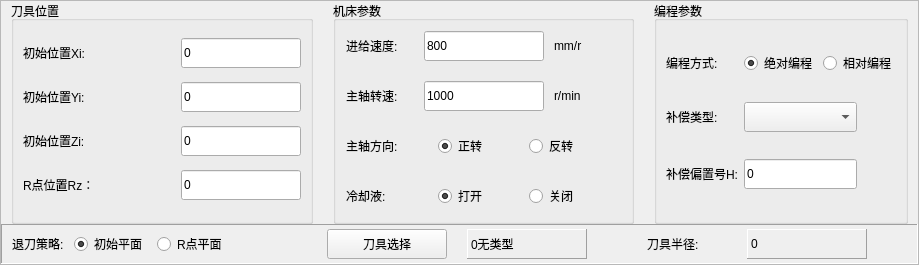
        <widget class="QFrame" name="frame_2">
         <property name="frameShape">
          <enum>QFrame::StyledPanel</enum>
         </property>
         <property name="frameShadow">
          <enum>QFrame::Raised</enum>
         </property>
         <layout class="QVBoxLayout" name="verticalLayout_4">
          <property name="spacing">
           <number>0</number>
          </property>
          <property name="leftMargin">
           <number>0</number>
          </property>
          <property name="topMargin">
           <number>0</number>
          </property>
          <property name="rightMargin">
           <number>0</number>
          </property>
          <property name="bottomMargin">
           <number>0</number>
          </property>
          <item>
           <layout class="QHBoxLayout" name="horizontalLayout_11">
            <property name="spacing">
             <number>20</number>
            </property>
            <property name="leftMargin">
             <number>10</number>
            </property>
            <property name="rightMargin">
             <number>10</number>
            </property>
            <item>
             <widget class="QGroupBox" name="groupBox">
              <property name="title">
               <string>刀具位置</string>
              </property>
              <layout class="QGridLayout" name="gridLayout">
               <item row="0" column="0">
                <widget class="QLabel" name="label_8">
                 <property name="text">
                  <string>初始位置Xi:</string>
                 </property>
                </widget>
               </item>
               <item row="0" column="1">
                <widget class="QLineEdit" name="initialPosionXi">
                 <property name="minimumSize">
                  <size>
                   <width>0</width>
                   <height>30</height>
                  </size>
                 </property>
                 <property name="maximumSize">
                  <size>
                   <width>120</width>
                   <height>16777215</height>
                  </size>
                 </property>
                 <property name="text">
                  <string>0</string>
                 </property>
                </widget>
               </item>
               <item row="1" column="0">
                <widget class="QLabel" name="label_10">
                 <property name="text">
                  <string>初始位置Yi:</string>
                 </property>
                </widget>
               </item>
               <item row="1" column="1">
                <widget class="QLineEdit" name="initialPosionYi">
                 <property name="minimumSize">
                  <size>
                   <width>0</width>
                   <height>30</height>
                  </size>
                 </property>
                 <property name="maximumSize">
                  <size>
                   <width>120</width>
                   <height>16777215</height>
                  </size>
                 </property>
                 <property name="text">
                  <string>0</string>
                 </property>
                </widget>
               </item>
               <item row="2" column="0">
                <widget class="QLabel" name="label_12">
                 <property name="text">
                  <string>初始位置Zi:</string>
                 </property>
                </widget>
               </item>
               <item row="2" column="1">
                <widget class="QLineEdit" name="initialPosionZi">
                 <property name="minimumSize">
                  <size>
                   <width>0</width>
                   <height>30</height>
                  </size>
                 </property>
                 <property name="maximumSize">
                  <size>
                   <width>120</width>
                   <height>16777215</height>
                  </size>
                 </property>
                 <property name="text">
                  <string>0</string>
                 </property>
                </widget>
               </item>
               <item row="3" column="0">
                <widget class="QLabel" name="label_14">
                 <property name="text">
                  <string>R点位置Rz：</string>
                 </property>
                </widget>
               </item>
               <item row="3" column="1">
                <widget class="QLineEdit" name="RPosionRz">
                 <property name="minimumSize">
                  <size>
                   <width>0</width>
                   <height>30</height>
                  </size>
                 </property>
                 <property name="maximumSize">
                  <size>
                   <width>120</width>
                   <height>16777215</height>
                  </size>
                 </property>
                 <property name="text">
                  <string>0</string>
                 </property>
                </widget>
               </item>
              </layout>
             </widget>
            </item>
            <item>
             <widget class="QGroupBox" name="groupBox_2">
              <property name="title">
               <string>机床参数</string>
              </property>
              <layout class="QGridLayout" name="gridLayout_2">
               <property name="leftMargin">
                <number>10</number>
               </property>
               <property name="topMargin">
                <number>10</number>
               </property>
               <property name="rightMargin">
                <number>10</number>
               </property>
               <property name="bottomMargin">
                <number>10</number>
               </property>
               <property name="horizontalSpacing">
                <number>10</number>
               </property>
               <property name="verticalSpacing">
                <number>20</number>
               </property>
               <item row="0" column="0">
                <widget class="QLabel" name="label_9">
                 <property name="text">
                  <string>进给速度:</string>
                 </property>
                </widget>
               </item>
               <item row="0" column="1">
                <widget class="QLineEdit" name="feedSpeed">
                 <property name="minimumSize">
                  <size>
                   <width>0</width>
                   <height>30</height>
                  </size>
                 </property>
                 <property name="maximumSize">
                  <size>
                   <width>120</width>
                   <height>16777215</height>
                  </size>
                 </property>
                 <property name="text">
                  <string>800</string>
                 </property>
                </widget>
               </item>
               <item row="0" column="2">
                <widget class="QLabel" name="label_15">
                 <property name="text">
                  <string>mm/r</string>
                 </property>
                </widget>
               </item>
               <item row="1" column="0">
                <widget class="QLabel" name="label_11">
                 <property name="text">
                  <string>主轴转速:</string>
                 </property>
                </widget>
               </item>
               <item row="1" column="1">
                <widget class="QLineEdit" name="mainAxisSpeed">
                 <property name="minimumSize">
                  <size>
                   <width>0</width>
                   <height>30</height>
                  </size>
                 </property>
                 <property name="maximumSize">
                  <size>
                   <width>120</width>
                   <height>16777215</height>
                  </size>
                 </property>
                 <property name="text">
                  <string>1000</string>
                 </property>
                </widget>
               </item>
               <item row="1" column="2">
                <widget class="QLabel" name="label_17">
                 <property name="text">
                  <string>r/min</string>
                 </property>
                </widget>
               </item>
               <item row="2" column="0" colspan="3">
                <widget class="QFrame" name="frame_3">
                 <property name="minimumSize">
                  <size>
                   <width>0</width>
                   <height>30</height>
                  </size>
                 </property>
                 <layout class="QHBoxLayout" name="horizontalLayout_6">
                  <property name="spacing">
                   <number>0</number>
                  </property>
                  <property name="leftMargin">
                   <number>0</number>
                  </property>
                  <property name="topMargin">
                   <number>0</number>
                  </property>
                  <property name="rightMargin">
                   <number>0</number>
                  </property>
                  <property name="bottomMargin">
                   <number>0</number>
                  </property>
                  <item>
                   <widget class="QLabel" name="label_13">
                    <property name="text">
                     <string>主轴方向:</string>
                    </property>
                   </widget>
                  </item>
                  <item>
                   <widget class="QRadioButton" name="mainAxisForwardDirect">
                    <property name="text">
                     <string>正转</string>
                    </property>
                    <property name="checked">
                     <bool>true</bool>
                    </property>
                    <property name="autoExclusive">
                     <bool>true</bool>
                    </property>
                   </widget>
                  </item>
                  <item>
                   <widget class="QRadioButton" name="mainAxisReverseDirect">
                    <property name="text">
                     <string>反转</string>
                    </property>
                    <property name="checked">
                     <bool>false</bool>
                    </property>
                   </widget>
                  </item>
                 </layout>
                </widget>
               </item>
               <item row="3" column="0" colspan="3">
                <widget class="QFrame" name="frame_4">
                 <property name="minimumSize">
                  <size>
                   <width>0</width>
                   <height>30</height>
                  </size>
                 </property>
                 <layout class="QHBoxLayout" name="horizontalLayout_7">
                  <property name="spacing">
                   <number>0</number>
                  </property>
                  <property name="leftMargin">
                   <number>0</number>
                  </property>
                  <property name="topMargin">
                   <number>0</number>
                  </property>
                  <property name="rightMargin">
                   <number>0</number>
                  </property>
                  <property name="bottomMargin">
                   <number>0</number>
                  </property>
                  <item>
                   <widget class="QLabel" name="label_18">
                    <property name="text">
                     <string>冷却液:</string>
                    </property>
                   </widget>
                  </item>
                  <item>
                   <widget class="QRadioButton" name="coolantOn">
                    <property name="text">
                     <string>打开</string>
                    </property>
                    <property name="checked">
                     <bool>true</bool>
                    </property>
                    <property name="autoExclusive">
                     <bool>true</bool>
                    </property>
                   </widget>
                  </item>
                  <item>
                   <widget class="QRadioButton" name="coolantOff">
                    <property name="text">
                     <string>关闭</string>
                    </property>
                    <property name="checked">
                     <bool>false</bool>
                    </property>
                   </widget>
                  </item>
                 </layout>
                </widget>
               </item>
              </layout>
             </widget>
            </item>
            <item>
             <widget class="QGroupBox" name="groupBox_3">
              <property name="title">
               <string>编程参数</string>
              </property>
              <layout class="QGridLayout" name="gridLayout_3">
               <item row="0" column="0">
                <widget class="QLabel" name="label_19">
                 <property name="text">
                  <string>编程方式:</string>
                 </property>
                </widget>
               </item>
               <item row="0" column="1">
                <widget class="QRadioButton" name="absoluteProgram">
                 <property name="text">
                  <string>绝对编程</string>
                 </property>
                 <property name="checked">
                  <bool>true</bool>
                 </property>
                </widget>
               </item>
               <item row="0" column="2" colspan="2">
                <widget class="QRadioButton" name="relativeProgram">
                 <property name="text">
                  <string>相对编程</string>
                 </property>
                </widget>
               </item>
               <item row="1" column="0">
                <widget class="QLabel" name="label_20">
                 <property name="text">
                  <string>补偿类型:</string>
                 </property>
                </widget>
               </item>
               <item row="1" column="1" colspan="2">
                <widget class="QComboBox" name="compensationType">
                 <property name="minimumSize">
                  <size>
                   <width>0</width>
                   <height>30</height>
                  </size>
                 </property>
                 <property name="maximumSize">
                  <size>
                   <width>120</width>
                   <height>16777215</height>
                  </size>
                 </property>
                </widget>
               </item>
               <item row="1" column="3">
                <widget class="QLabel" name="label_24">
                 <property name="text">
                  <string/>
                 </property>
                </widget>
               </item>
               <item row="2" column="0">
                <widget class="QLabel" name="label_21">
                 <property name="text">
                  <string>补偿偏置号H:</string>
                 </property>
                </widget>
               </item>
               <item row="2" column="1" colspan="2">
                <widget class="QLineEdit" name="compensationNo">
                 <property name="minimumSize">
                  <size>
                   <width>0</width>
                   <height>30</height>
                  </size>
                 </property>
                 <property name="maximumSize">
                  <size>
                   <width>120</width>
                   <height>16777215</height>
                  </size>
                 </property>
                 <property name="text">
                  <string>0</string>
                 </property>
                </widget>
               </item>
               <item row="2" column="3">
                <widget class="QLabel" name="label_23">
                 <property name="text">
                  <string/>
                 </property>
                </widget>
               </item>
              </layout>
             </widget>
            </item>
           </layout>
          </item>
          <item>
           <widget class="QFrame" name="toolFrame">
            <property name="minimumSize">
             <size>
              <width>0</width>
              <height>40</height>
             </size>
            </property>
            <property name="frameShape">
             <enum>QFrame::Panel</enum>
            </property>
            <property name="frameShadow">
             <enum>QFrame::Sunken</enum>
            </property>
            <layout class="QHBoxLayout" name="horizontalLayout_10">
             <property name="spacing">
              <number>100</number>
             </property>
             <property name="leftMargin">
              <number>10</number>
             </property>
             <property name="topMargin">
              <number>0</number>
             </property>
             <property name="rightMargin">
              <number>10</number>
             </property>
             <property name="bottomMargin">
              <number>0</number>
             </property>
             <item>
              <layout class="QHBoxLayout" name="horizontalLayout_8">
               <property name="spacing">
                <number>10</number>
               </property>
               <item>
                <widget class="QLabel" name="label_16">
                 <property name="text">
                  <string>退刀策略:</string>
                 </property>
                </widget>
               </item>
               <item>
                <widget class="QRadioButton" name="initialPlane">
                 <property name="text">
                  <string>初始平面</string>
                 </property>
                 <property name="checked">
                  <bool>true</bool>
                 </property>
                </widget>
               </item>
               <item>
                <widget class="QRadioButton" name="RPointPlane">
                 <property name="text">
                  <string>R点平面</string>
                 </property>
                </widget>
               </item>
              </layout>
             </item>
             <item>
              <layout class="QHBoxLayout" name="horizontalLayout_9">
               <property name="spacing">
                <number>20</number>
               </property>
               <item>
                <widget class="QPushButton" name="toolSelectBtn">
                 <property name="minimumSize">
                  <size>
                   <width>120</width>
                   <height>30</height>
                  </size>
                 </property>
                 <property name="text">
                  <string>刀具选择</string>
                 </property>
                </widget>
               </item>
               <item>
                <widget class="QLabel" name="toolName">
                 <property name="sizePolicy">
                  <sizepolicy hsizetype="Preferred" vsizetype="Fixed">
                   <horstretch>0</horstretch>
                   <verstretch>0</verstretch>
                  </sizepolicy>
                 </property>
                 <property name="minimumSize">
                  <size>
                   <width>120</width>
                   <height>30</height>
                  </size>
                 </property>
                 <property name="frameShape">
                  <enum>QFrame::Panel</enum>
                 </property>
                 <property name="frameShadow">
                  <enum>QFrame::Raised</enum>
                 </property>
                 <property name="text">
                  <string>0无类型</string>
                 </property>
                </widget>
               </item>
               <item>
                <spacer name="horizontalSpacer_7">
                 <property name="orientation">
                  <enum>Qt::Horizontal</enum>
                 </property>
                 <property name="sizeHint" stdset="0">
                  <size>
                   <width>40</width>
                   <height>20</height>
                  </size>
                 </property>
                </spacer>
               </item>
               <item>
                <widget class="QLabel" name="label_25">
                 <property name="minimumSize">
                  <size>
                   <width>80</width>
                   <height>30</height>
                  </size>
                 </property>
                 <property name="text">
                  <string>刀具半径:</string>
                 </property>
                </widget>
               </item>
               <item>
                <widget class="QLabel" name="toolRadius">
                 <property name="sizePolicy">
                  <sizepolicy hsizetype="Preferred" vsizetype="Fixed">
                   <horstretch>0</horstretch>
                   <verstretch>0</verstretch>
                  </sizepolicy>
                 </property>
                 <property name="minimumSize">
                  <size>
                   <width>120</width>
                   <height>30</height>
                  </size>
                 </property>
                 <property name="frameShape">
                  <enum>QFrame::Panel</enum>
                 </property>
                 <property name="frameShadow">
                  <enum>QFrame::Raised</enum>
                 </property>
                 <property name="text">
                  <string>0</string>
                 </property>
                </widget>
               </item>
               <item>
                <spacer name="horizontalSpacer_8">
                 <property name="orientation">
                  <enum>Qt::Horizontal</enum>
                 </property>
                 <property name="sizeHint" stdset="0">
                  <size>
                   <width>40</width>
                   <height>20</height>
                  </size>
                 </property>
                </spacer>
               </item>
              </layout>
             </item>
            </layout>
           </widget>
          </item>
         </layout>
        </widget>
